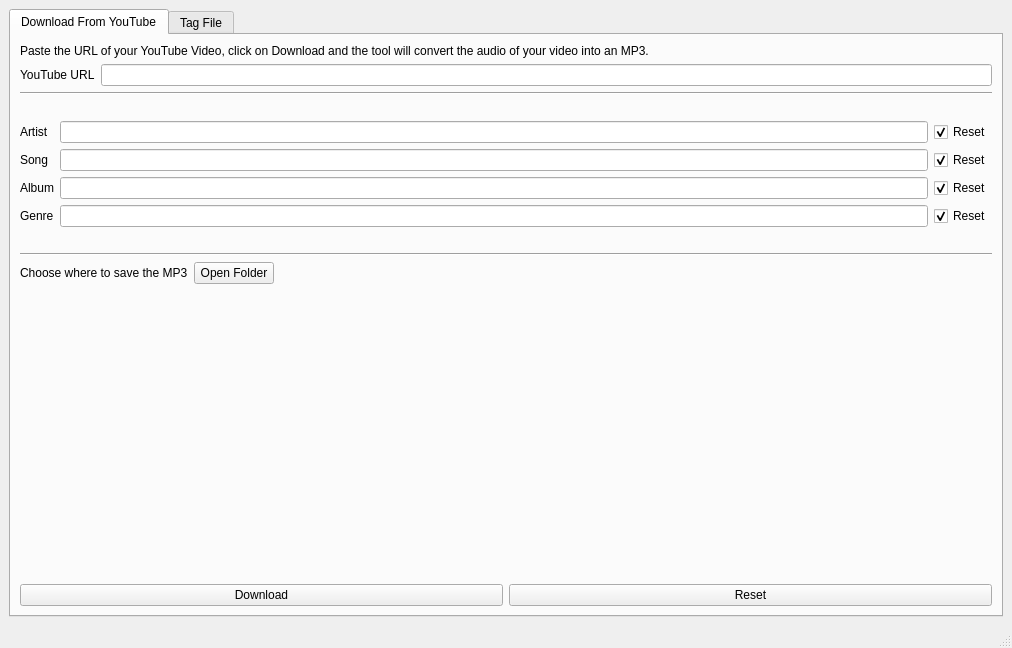
<?xml version="1.0" encoding="UTF-8"?>
<ui version="4.0">
 <class>MainWindow</class>
 <widget class="QMainWindow" name="MainWindow">
  <property name="geometry">
   <rect>
    <x>0</x>
    <y>0</y>
    <width>1012</width>
    <height>648</height>
   </rect>
  </property>
  <property name="sizePolicy">
   <sizepolicy hsizetype="Expanding" vsizetype="Preferred">
    <horstretch>1</horstretch>
    <verstretch>0</verstretch>
   </sizepolicy>
  </property>
  <property name="windowTitle">
   <string>MainWindow</string>
  </property>
  <widget class="QWidget" name="centralwidget">
   <property name="sizePolicy">
    <sizepolicy hsizetype="Expanding" vsizetype="Expanding">
     <horstretch>0</horstretch>
     <verstretch>0</verstretch>
    </sizepolicy>
   </property>
   <layout class="QHBoxLayout" name="horizontalLayout_2">
    <item>
     <widget class="QTabWidget" name="tabWidget">
      <property name="tabShape">
       <enum>QTabWidget::Rounded</enum>
      </property>
      <property name="currentIndex">
       <number>0</number>
      </property>
      <widget class="QWidget" name="tab">
       <property name="sizePolicy">
        <sizepolicy hsizetype="Expanding" vsizetype="Expanding">
         <horstretch>0</horstretch>
         <verstretch>0</verstretch>
        </sizepolicy>
       </property>
       <attribute name="title">
        <string>Download From YouTube</string>
       </attribute>
       <layout class="QVBoxLayout" name="verticalLayout_3">
        <item>
         <layout class="QVBoxLayout" name="verticalLayout_2" stretch="0,0">
          <property name="sizeConstraint">
           <enum>QLayout::SetNoConstraint</enum>
          </property>
          <item>
           <widget class="QLabel" name="label">
            <property name="text">
             <string>Paste the URL of your YouTube Video, click on Download and the tool will convert the audio of your video into an MP3.</string>
            </property>
           </widget>
          </item>
          <item>
           <layout class="QHBoxLayout" name="horizontalLayout">
            <item>
             <widget class="QLabel" name="label_2">
              <property name="text">
               <string>YouTube URL</string>
              </property>
             </widget>
            </item>
            <item>
             <widget class="QLineEdit" name="URLInput"/>
            </item>
           </layout>
          </item>
         </layout>
        </item>
        <item>
         <widget class="Line" name="line">
          <property name="orientation">
           <enum>Qt::Horizontal</enum>
          </property>
         </widget>
        </item>
        <item>
         <layout class="QGridLayout" name="gridLayout_2">
          <property name="topMargin">
           <number>20</number>
          </property>
          <property name="bottomMargin">
           <number>20</number>
          </property>
          <item row="2" column="0">
           <widget class="QLabel" name="label_7">
            <property name="text">
             <string>Album</string>
            </property>
           </widget>
          </item>
          <item row="3" column="0">
           <widget class="QLabel" name="label_6">
            <property name="text">
             <string>Genre</string>
            </property>
           </widget>
          </item>
          <item row="3" column="1">
           <widget class="QLineEdit" name="GenreInput"/>
          </item>
          <item row="1" column="0">
           <widget class="QLabel" name="label_4">
            <property name="text">
             <string>Song</string>
            </property>
           </widget>
          </item>
          <item row="0" column="0">
           <widget class="QLabel" name="label_3">
            <property name="text">
             <string>Artist</string>
            </property>
           </widget>
          </item>
          <item row="0" column="1">
           <widget class="QLineEdit" name="ArtistInput"/>
          </item>
          <item row="1" column="1">
           <widget class="QLineEdit" name="SongInput"/>
          </item>
          <item row="2" column="1">
           <widget class="QLineEdit" name="AlbumInput"/>
          </item>
          <item row="0" column="2">
           <widget class="QCheckBox" name="ResetArtist">
            <property name="text">
             <string>Reset</string>
            </property>
            <property name="checked">
             <bool>true</bool>
            </property>
           </widget>
          </item>
          <item row="1" column="2">
           <widget class="QCheckBox" name="ResetSong">
            <property name="text">
             <string>Reset</string>
            </property>
            <property name="checked">
             <bool>true</bool>
            </property>
           </widget>
          </item>
          <item row="2" column="2">
           <widget class="QCheckBox" name="ResetAlbum">
            <property name="text">
             <string>Reset</string>
            </property>
            <property name="checked">
             <bool>true</bool>
            </property>
           </widget>
          </item>
          <item row="3" column="2">
           <widget class="QCheckBox" name="ResetGenre">
            <property name="text">
             <string>Reset</string>
            </property>
            <property name="checked">
             <bool>true</bool>
            </property>
           </widget>
          </item>
         </layout>
        </item>
        <item>
         <widget class="Line" name="line_2">
          <property name="orientation">
           <enum>Qt::Horizontal</enum>
          </property>
         </widget>
        </item>
        <item>
         <layout class="QHBoxLayout" name="horizontalLayout_3" stretch="0,0,1">
          <item>
           <widget class="QLabel" name="label_5">
            <property name="text">
             <string>Choose where to save the MP3</string>
            </property>
           </widget>
          </item>
          <item>
           <widget class="QPushButton" name="OpenSaveFolder">
            <property name="text">
             <string>Open Folder</string>
            </property>
           </widget>
          </item>
          <item>
           <widget class="QLabel" name="SaveFolderLabel">
            <property name="text">
             <string/>
            </property>
           </widget>
          </item>
         </layout>
        </item>
        <item>
         <spacer name="verticalSpacer">
          <property name="orientation">
           <enum>Qt::Vertical</enum>
          </property>
          <property name="sizeHint" stdset="0">
           <size>
            <width>20</width>
            <height>40</height>
           </size>
          </property>
         </spacer>
        </item>
        <item>
         <layout class="QHBoxLayout" name="horizontalLayout_4">
          <item>
           <widget class="QPushButton" name="DownloadButton">
            <property name="text">
             <string>Download</string>
            </property>
           </widget>
          </item>
          <item>
           <widget class="QPushButton" name="ResetButton">
            <property name="text">
             <string>Reset</string>
            </property>
           </widget>
          </item>
         </layout>
        </item>
       </layout>
      </widget>
      <widget class="QWidget" name="tab_2">
       <property name="sizePolicy">
        <sizepolicy hsizetype="Expanding" vsizetype="Expanding">
         <horstretch>0</horstretch>
         <verstretch>0</verstretch>
        </sizepolicy>
       </property>
       <attribute name="title">
        <string>Tag File</string>
       </attribute>
       <layout class="QVBoxLayout" name="verticalLayout" stretch="0,0,0,0,0">
        <property name="sizeConstraint">
         <enum>QLayout::SetDefaultConstraint</enum>
        </property>
        <item>
         <widget class="QLabel" name="label_8">
          <property name="text">
           <string>Open an MP3 file to edit its tags.</string>
          </property>
         </widget>
        </item>
        <item>
         <layout class="QHBoxLayout" name="horizontalLayout_7" stretch="0,1">
          <item>
           <widget class="QPushButton" name="OpenFileButton">
            <property name="text">
             <string>Open File</string>
            </property>
           </widget>
          </item>
          <item>
           <widget class="QLabel" name="FileLocationLabel">
            <property name="baseSize">
             <size>
              <width>0</width>
              <height>0</height>
             </size>
            </property>
            <property name="text">
             <string/>
            </property>
           </widget>
          </item>
         </layout>
        </item>
        <item>
         <layout class="QGridLayout" name="gridLayout_3">
          <item row="3" column="0">
           <widget class="QLabel" name="label_12">
            <property name="text">
             <string>Genre</string>
            </property>
           </widget>
          </item>
          <item row="2" column="0">
           <widget class="QLabel" name="label_11">
            <property name="text">
             <string>Album</string>
            </property>
           </widget>
          </item>
          <item row="0" column="0">
           <widget class="QLabel" name="label_9">
            <property name="text">
             <string>Artist</string>
            </property>
           </widget>
          </item>
          <item row="1" column="0">
           <widget class="QLabel" name="label_10">
            <property name="text">
             <string>Song</string>
            </property>
           </widget>
          </item>
          <item row="0" column="1">
           <widget class="QLineEdit" name="ArtistInput_2"/>
          </item>
          <item row="1" column="1">
           <widget class="QLineEdit" name="SongInput_2"/>
          </item>
          <item row="2" column="1">
           <widget class="QLineEdit" name="AlbumInput_2"/>
          </item>
          <item row="3" column="1">
           <widget class="QLineEdit" name="GenreInput_2"/>
          </item>
         </layout>
        </item>
        <item>
         <spacer name="verticalSpacer_2">
          <property name="orientation">
           <enum>Qt::Vertical</enum>
          </property>
          <property name="sizeHint" stdset="0">
           <size>
            <width>20</width>
            <height>40</height>
           </size>
          </property>
         </spacer>
        </item>
        <item>
         <layout class="QHBoxLayout" name="horizontalLayout_6">
          <item>
           <spacer name="horizontalSpacer">
            <property name="orientation">
             <enum>Qt::Horizontal</enum>
            </property>
            <property name="sizeHint" stdset="0">
             <size>
              <width>40</width>
              <height>20</height>
             </size>
            </property>
           </spacer>
          </item>
          <item>
           <widget class="QPushButton" name="SaveButton">
            <property name="enabled">
             <bool>true</bool>
            </property>
            <property name="sizePolicy">
             <sizepolicy hsizetype="Fixed" vsizetype="Fixed">
              <horstretch>0</horstretch>
              <verstretch>0</verstretch>
             </sizepolicy>
            </property>
            <property name="text">
             <string>Save</string>
            </property>
           </widget>
          </item>
          <item>
           <spacer name="horizontalSpacer_2">
            <property name="orientation">
             <enum>Qt::Horizontal</enum>
            </property>
            <property name="sizeHint" stdset="0">
             <size>
              <width>40</width>
              <height>20</height>
             </size>
            </property>
           </spacer>
          </item>
         </layout>
        </item>
       </layout>
      </widget>
     </widget>
    </item>
   </layout>
  </widget>
  <widget class="QStatusBar" name="statusbar"/>
 </widget>
 <resources/>
 <connections/>
</ui>
